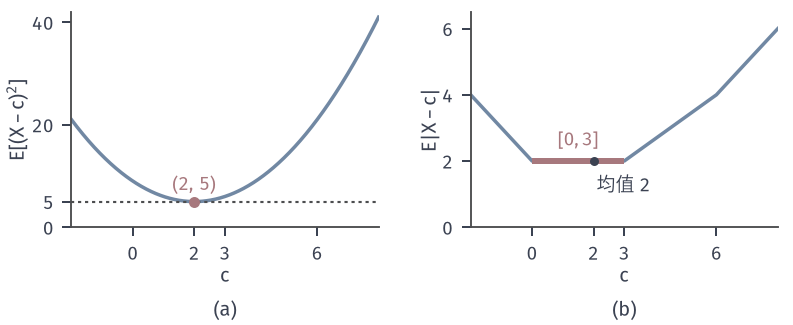

Reproduce this figure in Python.
from pathlib import Path
import sys
HERE = Path(__file__).resolve().parent
sys.path.insert(0, str(HERE.parent/'rvm-common'))
from rvm_fig import *
# Reward table X in {0,3,6}, p = (1/2,1/3,1/6).
# (a) E[(X-c)^2] = 5 + (c-2)^2, minimum 5 at c = E X = 2.
# (b) E|X-c| is piecewise linear, constant 2 on [0,3] (every median minimizes it).
c = np.linspace(-2, 8, 801)
sq = np.array([((XV-t)**2*PV).sum() for t in c])
ab = np.array([(np.abs(XV-t)*PV).sum() for t in c])
fig, axes = figure(width_mm=112, height_mm=46, ncols=2)
panel(fig, left=.09, right=.98, bottom=.3, wspace=.3)
ax = axes[0]
ax.plot(c, sq, color=BLUE, lw=1.4)
ax.axhline(5, color=STROKE, lw=.85, ls=DOT)
dot(ax, 2, 5)
lab(ax, 2, 6.2, '$(2,\\,5)$', RED, ha='center', va='bottom')
ax.set_xlim(-2, 8); ax.set_ylim(0, 42); ax.set_xticks([0, 2, 3, 6]); ax.set_yticks([0, 5, 20, 40])
axlab(ax, '$c$', r'$\mathrm{E}[(X-c)^2]$')
ax = axes[1]
ax.plot(c, ab, color=BLUE, lw=1.4)
ax.plot([0, 3], [2, 2], color=RED, lw=2.4, solid_capstyle='butt')
dot(ax, 2, 2, color=INK, ms=3.6)
lab(ax, 1.5, 2.35, '$[0,3]$', RED, ha='center', va='bottom')
lab(ax, 2.1, 1.6, '均值 2', INK, ha='left', va='top')
ax.set_xlim(-2, 8); ax.set_ylim(0, 6.5); ax.set_xticks([0, 2, 3, 6]); ax.set_yticks([0, 2, 4, 6])
axlab(ax, '$c$', r'$\mathrm{E}|X-c|$')
tags(fig, axes)
save(fig, HERE, 'figure', {'min sq': float(sq.min()), 'argmin sq': float(c[sq.argmin()]), 'min abs': float(ab.min())})
